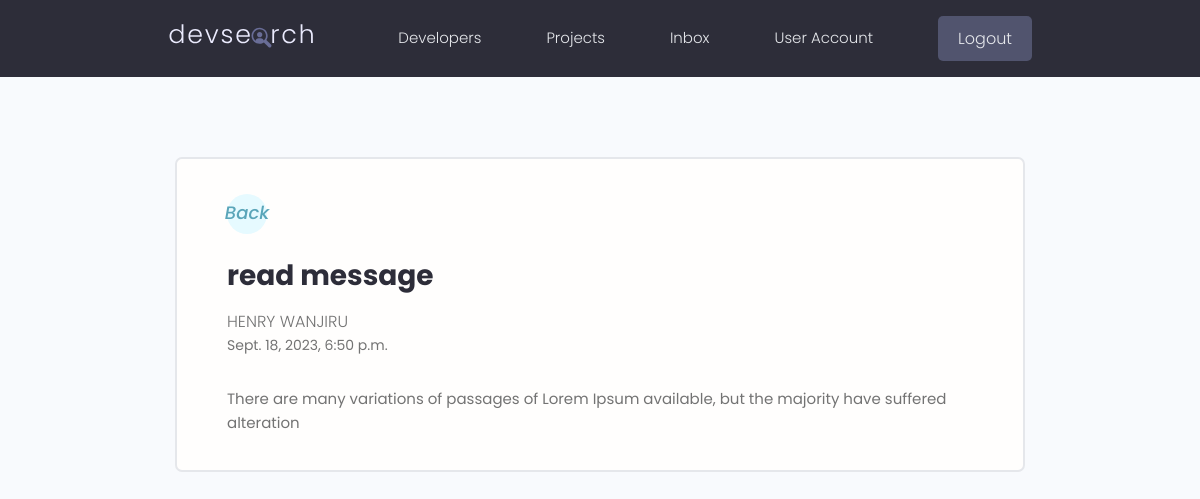
The page /message/978e25a2-9591-46ca-a35b-4aa31e4b84a0/ (signed in) on the database as committed earlier.
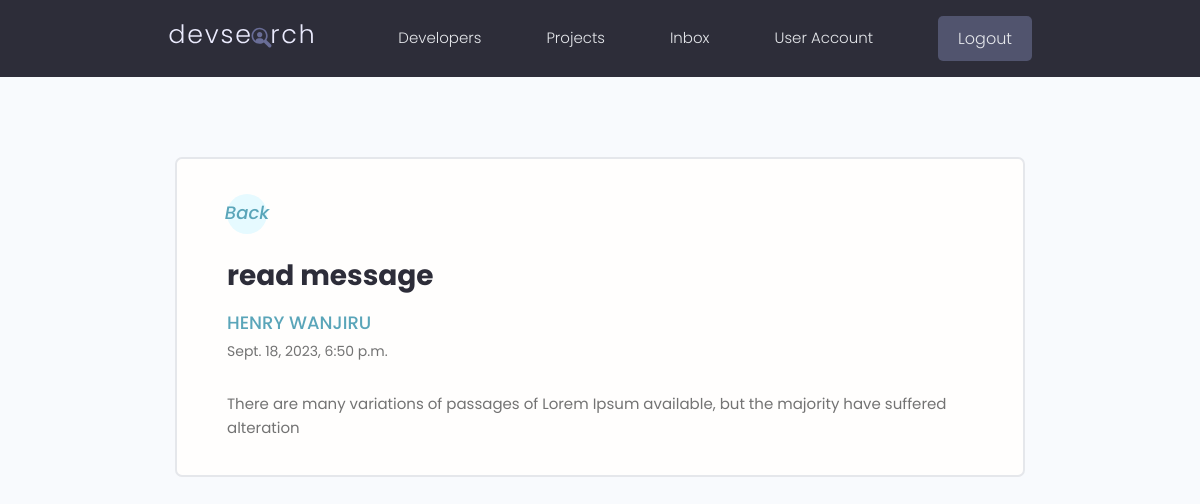
The same page on the database as committed later.
### users/models.py (models this page shows, shortened)
class Message(models.Model):
    sender = models.ForeignKey(Profile, on_delete=models.SET_NULL,null=True,blank=True)
    recipient = models.ForeignKey(Profile, on_delete=models.SET_NULL,null=True,blank=True, related_name='messages')
    name = models.CharField(max_length=200, null=True, blank=False)
    email = models.EmailField(max_length=200, null=True, blank=False)
    subject = models.CharField(max_length=200, null=True, blank=False)
    body = models.TextField()
    is_read = models.BooleanField(default=False, null=True)
    created =models.DateTimeField(auto_now_add=True)
    id = models.UUIDField(default=uuid.uuid4, unique=True,editable=False,
                            primary_key=True)
    class Meta:
        ordering = ['is_read', '-created']

### users/views.py (the view)
# urls.py: path('message/<str:pk>/', views.viewMessage, name='message'),
@login_required(login_url="login")
def viewMessage(request,pk):
    profile = request.user.profile
    message = profile.messages.get(id=pk)
    if message.is_read == False:
        message.is_read = True
        message.save()
    context = {'message':message}
    return render(request, 'users/message.html', context)

### users/templates/users/message.html
{%  include 'main.html' %}
{% block content %}
  <main class="messagePage my-xl">
    <div class="content-box">
      <div class="message">
        <a class="backButton" href="{% url 'inbox' %}"><i class="im im-angle-left">Back</i></a>
        <h2 class="message__subject">{{message.subject}}</h4>
          {% if message.sender %}
          <a href="{% url 'user_profile' message.sender.id %}" class="message__author">{{message.name}}</a>
          {% else %}
          <p>{{message.name}}</p>
          {% endif %}
          <p class="message__date">{{message.created}}</p>
          <div class="message__body">
            {{message.body|linebreaksbr}}
          </div>
      </div>
    </div>
  </main>
  {% endblock content %}

Rows that differ between the two databases and show on the page:
changed Message "read message": sender_id empty → "07c1b11a03dd4b5f8d511d071567a404" (drawn)
